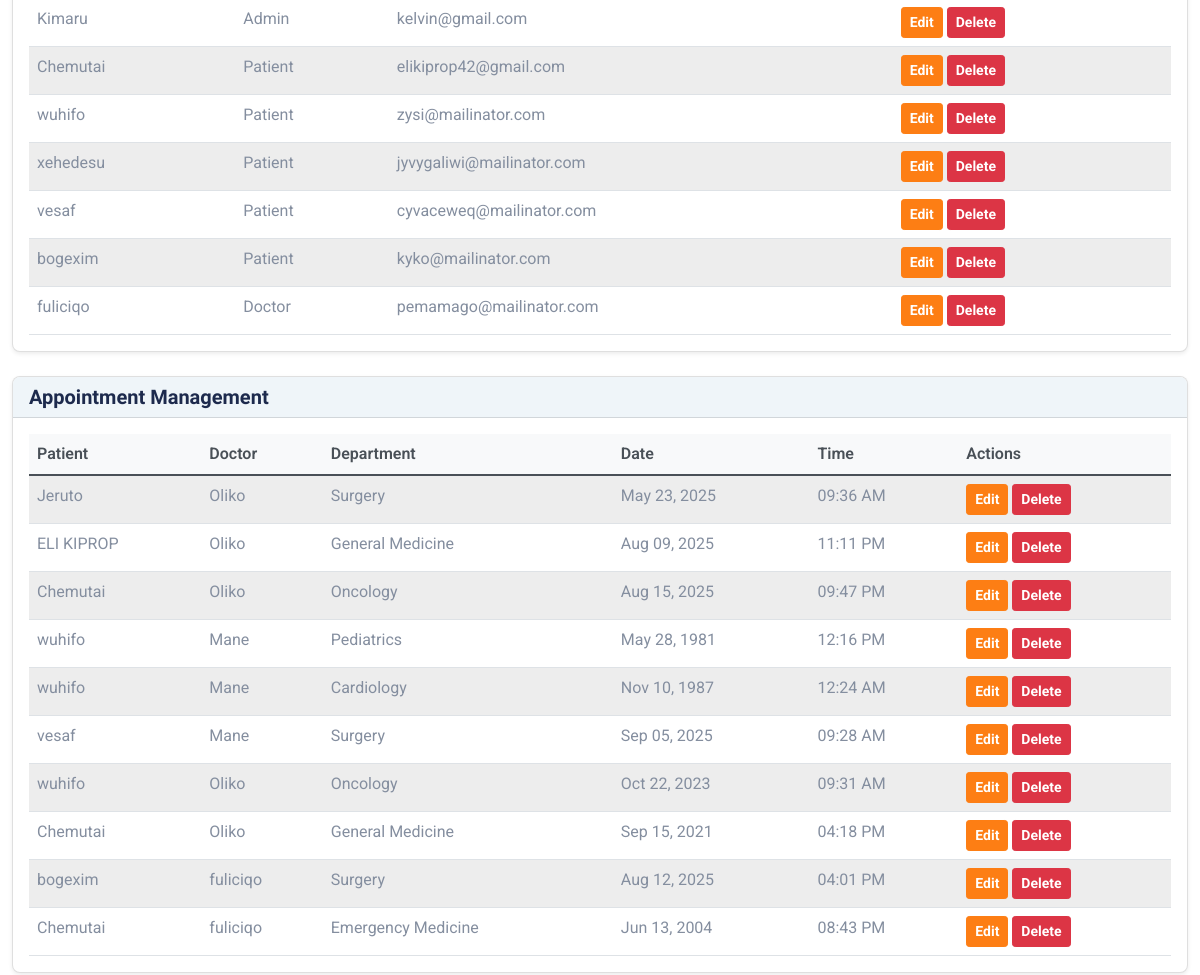
The page /admin-dashboard/ (signed in, middle part) on the database as committed earlier.
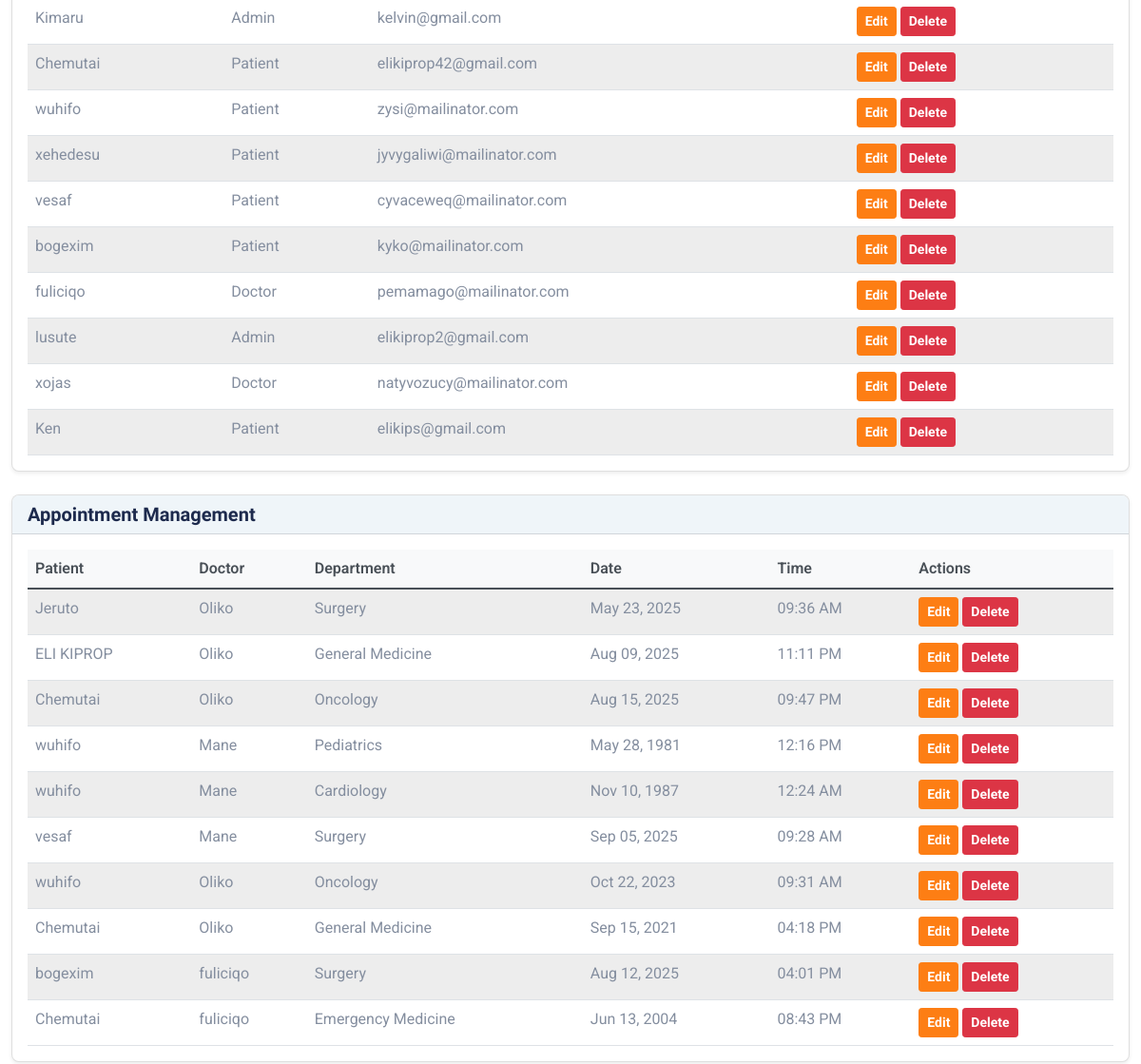
The same page on the database as committed later.
### mediapp/models.py (models this page shows, shortened)
class CustomUser(AbstractUser):
    ROLE_CHOICES = [
        ('doctor', 'Doctor'),
        ('patient', 'Patient'),
        ('admin', 'Admin'),
    ]
    role = models.CharField(max_length=20, choices=ROLE_CHOICES, default='patient')

class Appointment(models.Model):
    patient = models.ForeignKey(
        get_user_model(),
        on_delete=models.CASCADE,
        related_name='appointments',
        null=True,
        blank=True
    )
    name = models.CharField(max_length=255, blank=True)
    email = models.EmailField(blank=True)
    phone = models.CharField(max_length=20, blank=True)
    department = models.CharField(max_length=255)
    doctor = models.ForeignKey(
        Doctor,
        on_delete=models.CASCADE,
        related_name="appointments",
        db_index=True
    )
    date = models.DateField(db_index=True)
    time = models.TimeField()
    voice_call_link = models.URLField(max_length=500, blank=True, null=True)
    video_call_link = models.URLField(max_length=500, blank=True, null=True)
    class Meta:
        constraints = [
            models.UniqueConstraint(
                fields=['doctor', 'date', 'time'],
                name='unique_appointment'
            )
        ]
        indexes = [
            models.Index(fields=['date', 'doctor']),
        ]

class Doctor(models.Model):
    SPECIALTY_CHOICES = [
        ('general', 'General'),
        ('cardiology', 'Cardiology'),
        ('neurology', 'Neurology'),
        ('pediatrics', 'Pediatrics'),
    ]
    user = models.OneToOneField(
        get_user_model(),
        on_delete=models.CASCADE,
        related_name='doctor',
        db_index=True
    )
    specialty = models.CharField(
        max_length=255,
        choices=SPECIALTY_CHOICES,
        default='general'
    )
    biography = models.TextField(blank=True, default="No biography provided")

### mediapp/views.py (the view)
# urls.py: path('admin-dashboard/', views.admin_dashboard, name='admin_dashboard'),
@login_required(login_url="login")
@user_passes_test(is_admin)
def admin_dashboard(request):
    username_filter = request.GET.get("username", "")
    role_filter = request.GET.get("role", "")
    users = CustomUser.objects.all()  # Changed from User to CustomUser
    if username_filter:
        users = users.filter(username__icontains=username_filter)
    if role_filter:
        if role_filter == "patient":
            users = users.filter(role="patient")
        elif role_filter == "doctor":
            users = users.filter(doctor__isnull=False)
    appointments = Appointment.objects.all().select_related("patient", "doctor")
    referrals = PatientReferral.objects.all().select_related("patient", "referring_doctor", "referred_doctor")  # Changed to PatientReferral
    patients = CustomUser.objects.filter(role="patient")  # Changed from Patient
    doctors = Doctor.objects.all().select_related("user")
    context = {
        "users": users,
        "appointments": appointments,
        "referrals": referrals,
        "patients": patients,
        "doctors": doctors,
    }
    return render(request, "admin_dashboard.html", context)

### mediapp/views.py (called while the page is built)
def is_admin(user):
    return user.is_superuser

### mediapp/templates/admin_dashboard.html (shortened to what this page needs)
{% extends 'base.html' %}
{% load static %}
{% block content %}
<div class="container-fluid mt-4">
    <div class="row mb-4">
        <div class="col-12">
            <div class="card shadow-sm">
                <div class="card-body">
                    {% if users %}
                    <div class="table-responsive">
                        <table class="table table-striped">
                            <tbody>
                                {% for user in users %}
                                <tr>
                                    <td>{{ user.username }}</td>
                                    <td>{{ user.role|title }}</td>
                                    <td>{{ user.email }}</td>
                                    <td>
                                        <button class="btn btn-sm btn-warning" data-toggle="modal" data-target="#editUserModal" data-id="{{ user.id }}">Edit</button>
                                        <form action="{% url 'delete_user' user.id %}" method="post" style="display:inline;">
                                            <button type="submit" class="btn btn-sm btn-danger" onclick="return confirm('Are you sure you want to delete this user?')">Delete</button>
                                        </form>
                                    </td>
                                </tr>
                                {% endfor %}
                            </tbody>
                        </table>
                    </div>
                    {% else %}
                    <p>No users found.</p>
                    {% endif %}
                </div>
            </div>
        </div>
    </div>
    <div class="row mb-4">
        <div class="col-12">
            <div class="card shadow-sm">
                <div class="card-header bg-light">
                    <h5 class="card-title mb-0">Appointment Management</h5>
                </div>
                <div class="card-body">
                    {% if appointments %}
                    <div class="table-responsive">
                        <table class="table table-striped">
                            <thead>
                                <tr>
                                    <th>Patient</th>
                                    <th>Doctor</th>
                                    <th>Department</th>
                                    <th>Date</th>
                                    <th>Time</th>
                                    <th>Actions</th>
                                </tr>
                            </thead>
                            <tbody>
                                {% for appointment in appointments %}
                                <tr>
                                    <td>{{ appointment.patient.username|default:appointment.name }}</td>
                                    <td>{{ appointment.doctor.user.username }}</td>
                                    <td>{{ appointment.department }}</td>
                                    <td>{{ appointment.date|date:"M d, Y" }}</td>
                                    <td>{{ appointment.time|time:"h:i A" }}</td>
                                    <td>
                                        <button class="btn btn-sm btn-warning" data-toggle="modal" data-target="#editAppointmentModal{{ appointment.id }}">Edit</button>
                                        <form action="{% url 'delete_appointment' appointment.id %}" method="post" style="display:inline;">
                                            <button type="submit" class="btn btn-sm btn-danger" onclick="return confirm('Are you sure you want to delete this appointment?')">Delete</button>
                                        </form>
                                    </td>
                                </tr>
                                {% endfor %}
                            </tbody>
                        </table>
                    </div>
                    {% else %}
                    <p>No appointments available.</p>
                    {% endif %}
                </div>
            </div>
        </div>
    </div>
</div>
{% endblock %}

Rows that differ between the two databases and show on the page:
added CustomUser: username "lusute", role "Admin", email "elikiprop2@gmail.com"
added CustomUser: username "xojas", role "Doctor", email "natyvozucy@mailinator.com"
added CustomUser: username "Ken", role "Patient", email "elikips@gmail.com"
